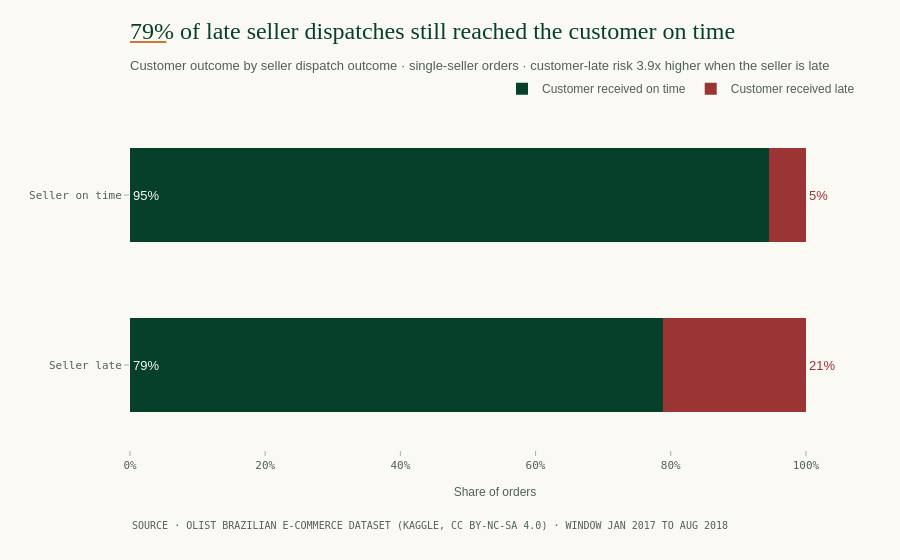

The notebook cell this image was saved under:
### Code cell
rows = ["Seller on time", "Seller late"]
on_time = [1 - p_late_if_seller_ok, 1 - p_late_if_seller_late]
late = [p_late_if_seller_ok, p_late_if_seller_late]
fig = go.Figure()
fig.add_bar(y=rows, x=on_time, orientation="h", name="Customer received on time",
            marker_color=C["forest_700"], text=[f"{v:.0%}" for v in on_time],
            textposition="inside", insidetextanchor="start", textfont=dict(color=C["page"]))
fig.add_bar(y=rows, x=late, orientation="h", name="Customer received late",
            marker_color=C["unfavorable"], text=[f"{v:.0%}" for v in late],
            textposition="outside", textfont=dict(color=C["unfavorable"]))
fig.update_layout(barmode="stack", bargap=0.45, margin=dict(l=130),
                  legend=dict(traceorder="normal"))
fig.update_xaxes(tickformat=".0%", range=[0, 1.08], title="Share of orders")
fig.update_yaxes(showgrid=False, zeroline=False, autorange="reversed")
finish(fig, f"{masked:.0%} of late seller dispatches still reached the customer on time",
       f"Customer outcome by seller dispatch outcome · single-seller orders · "
       f"customer-late risk {p_late_if_seller_late / p_late_if_seller_ok:.1f}x higher when the seller is late")
fig.show()
save(fig, "05_delay_decomposition", height=520)

### Figure 1 — Plotly figure (JSON) as saved in the notebook; plotly's stock layout.template omitted (floating-point values rounded to 4 significant figures)
{"data": [{"insidetextanchor": "start", "marker": {"color": "#06402B"}, "name": "Customer received on time", "orientation": "h", "text": ["95%", "79%"], "textfont": {"color": "#FBF9F4"}, "textposition": "inside", "type": "bar", "x": [0.9455, 0.7879], "y": ["Seller on time", "Seller late"]}, {"marker": {"color": "#9B3434"}, "name": "Customer received late", "orientation": "h", "text": ["5%", "21%"], "textfont": {"color": "#9B3434"}, "textposition": "outside", "type": "bar", "x": [0.0545, 0.2121], "y": ["Seller on time", "Seller late"]}], "layout": {"annotations": [{"font": {"color": "#4F615A", "family": "IBM Plex Mono, Consolas, monospace", "size": 10}, "showarrow": false, "text": "SOURCE · OLIST BRAZILIAN E-COMMERCE DATASET (KAGGLE, CC BY-NC-SA 4.0) · WINDOW JAN 2017 TO AUG 2018", "x": 0, "xanchor": "left", "xref": "paper", "y": -0.2, "yanchor": "top", "yref": "paper"}], "bargap": 0.45, "barmode": "stack", "legend": {"traceorder": "normal"}, "margin": {"l": 130}, "shapes": [{"line": {"color": "#C97A3A", "width": 2}, "type": "line", "x0": 0, "x1": 0.05, "xref": "paper", "y0": 1.2, "y1": 1.2, "yref": "paper"}], "title": {"text": "79% of late seller dispatches still reached the customer on time<br><span style='font-family:IBM Plex Sans, Arial, sans-serif;font-size:13px;color:#4F615A'>Customer outcome by seller dispatch outcome · single-seller orders · customer-late risk 3.9x higher when the seller is late</span>"}, "xaxis": {"range": [0, 1.08], "tickformat": ".0%", "title": {"text": "Share of orders"}}, "yaxis": {"autorange": "reversed", "showgrid": false, "zeroline": false}}}
